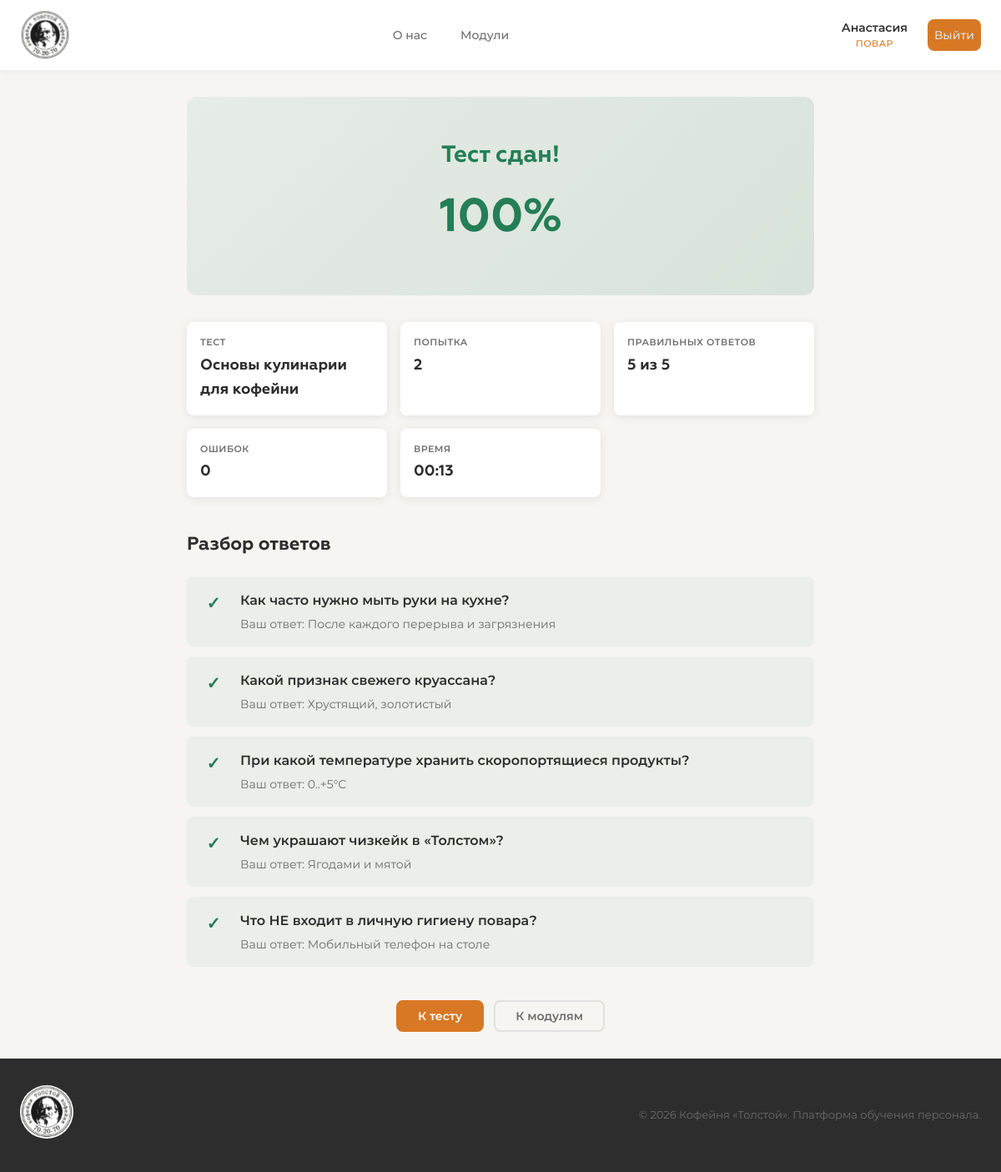
Screenshot of /testing/result/10/ (signed in) with the database file from the repository.
### accounts/models.py (models this page shows, shortened)
class User(AbstractUser):
    ROLE_CHOICES = [
        ('trainee_barista', 'Стажёр-бариста'),
        ('barista', 'Бариста'),
        ('senior_barista', 'Старший бариста'),
        ('cook', 'Повар'),
        ('manager', 'Менеджер'),
        ('admin', 'Администратор'),
    ]
    role = models.CharField(
        max_length=20,
        choices=ROLE_CHOICES,
        default='trainee_barista',
        verbose_name='Роль'
    )
    must_change_password = models.BooleanField(
        default=True,
        verbose_name='Требуется смена пароля'
    )
    avatar = models.ImageField(
        upload_to='avatars/',
        blank=True,
        null=True,
        verbose_name='Аватар'
    )
    phone = models.CharField(
        max_length=20,
        blank=True,
        verbose_name='Телефон'
    )
    bio = models.TextField(
        blank=True,
        verbose_name='О себе'
    )
    date_hired = models.DateField(
        blank=True,
        null=True,
        verbose_name='Дата приёма на работу'
    )
    class Meta:
        verbose_name = 'Пользователь'
        verbose_name_plural = 'Пользователи'
    @property
    def is_admin(self):
        return self.role == 'admin' or self.is_superuser
    def get_role_display_short(self):
        role_map = {
            'trainee_barista': 'Стажёр',
            'barista': 'Бариста',
            'senior_barista': 'Ст. бариста',
            'cook': 'Повар',
            'manager': 'Менеджер',
            'admin': 'Админ',
        }
        return role_map.get(self.role, self.role)

### testing/models.py (models this page shows, shortened)
class TestAttempt(models.Model):
    user = models.ForeignKey(
        settings.AUTH_USER_MODEL,
        on_delete=models.CASCADE,
        related_name='test_attempts',
        verbose_name='Пользователь'
    )
    test = models.ForeignKey(
        Test,
        on_delete=models.CASCADE,
        related_name='attempts',
        verbose_name='Тест'
    )
    attempt_number = models.PositiveIntegerField(
        default=1,
        verbose_name='Номер попытки'
    )
    score = models.FloatField(default=0, verbose_name='Результат (%)')
    total_questions = models.PositiveIntegerField(default=0, verbose_name='Всего вопросов')
    correct_answers = models.PositiveIntegerField(default=0, verbose_name='Правильных ответов')
    is_passed = models.BooleanField(default=False, verbose_name='Сдан')
    is_completed = models.BooleanField(default=False, verbose_name='Завершён')
    started_at = models.DateTimeField(auto_now_add=True, verbose_name='Начало')
    completed_at = models.DateTimeField(
        blank=True, null=True, verbose_name='Завершение'
    )
    locked_until = models.DateTimeField(
        blank=True, null=True, verbose_name='Заблокирован до'
    )
    class Meta:
        verbose_name = 'Попытка теста'
        verbose_name_plural = 'Попытки тестов'
        ordering = ['-started_at']
    @property
    def errors_count(self):
        return self.total_questions - self.correct_answers
    @property
    def time_spent(self):
        if self.completed_at and self.started_at:
            delta = self.completed_at - self.started_at
            total_seconds = int(delta.total_seconds())
            minutes = total_seconds // 60
            seconds = total_seconds % 60
            return f"{minutes:02d}:{seconds:02d}"
        return None

class Test(models.Model):
    module = models.OneToOneField(
        Module,
        on_delete=models.CASCADE,
        related_name='test',
        verbose_name='Модуль'
    )
    title = models.CharField(max_length=200, verbose_name='Название теста')
    description = models.TextField(blank=True, verbose_name='Описание')
    time_limit_minutes = models.PositiveIntegerField(
        default=30,
        verbose_name='Лимит времени (минуты)'
    )
    created_at = models.DateTimeField(auto_now_add=True)
    class Meta:
        verbose_name = 'Тест'
        verbose_name_plural = 'Тесты'

class UserAnswer(models.Model):
    attempt = models.ForeignKey(
        TestAttempt,
        on_delete=models.CASCADE,
        related_name='user_answers',
        verbose_name='Попытка'
    )
    question = models.ForeignKey(
        Question,
        on_delete=models.CASCADE,
        verbose_name='Вопрос'
    )
    selected_answer = models.ForeignKey(
        Answer,
        on_delete=models.CASCADE,
        verbose_name='Выбранный ответ'
    )
    is_correct = models.BooleanField(default=False, verbose_name='Правильно')
    class Meta:
        verbose_name = 'Ответ пользователя'
        verbose_name_plural = 'Ответы пользователей'
        unique_together = ['attempt', 'question']

class Question(models.Model):
    test = models.ForeignKey(
        Test,
        on_delete=models.CASCADE,
        related_name='questions',
        verbose_name='Тест'
    )
    text = models.TextField(verbose_name='Текст вопроса')
    order = models.PositiveIntegerField(default=0, verbose_name='Порядок')
    class Meta:
        verbose_name = 'Вопрос'
        verbose_name_plural = 'Вопросы'
        ordering = ['order']

class Answer(models.Model):
    question = models.ForeignKey(
        Question,
        on_delete=models.CASCADE,
        related_name='answers',
        verbose_name='Вопрос'
    )
    text = models.CharField(max_length=500, verbose_name='Текст ответа')
    is_correct = models.BooleanField(default=False, verbose_name='Правильный')
    class Meta:
        verbose_name = 'Ответ'
        verbose_name_plural = 'Ответы'

### testing/views.py (the view)
# urls.py: path('result/<int:attempt_id>/', views.test_result_view, name='test_result'),
@login_required
def test_result_view(request, attempt_id):
    attempt = get_object_or_404(TestAttempt, id=attempt_id)
    if attempt.user != request.user and not request.user.is_admin:
        return redirect('training:modules')
    user_answers = attempt.user_answers.select_related(
        'question', 'selected_answer'
    ).all()
    context = {
        'attempt': attempt,
        'user_answers': user_answers,
    }
    return render(request, 'testing/test_result.html', context)

### testing/templates/testing/test_result.html (shortened to what this page needs)
{% extends "base.html" %}
{% block content %}
<div class="container container-narrow">
    <div class="test-result-page">
        <div class="result-hero {% if attempt.is_passed %}result-passed{% else %}result-failed{% endif %}">
            <h1 class="result-title">
                {% if attempt.is_passed %}Тест сдан!{% else %}Тест не сдан{% endif %}
            </h1>
            <div class="result-score-large">{{ attempt.score|floatformat:0 }}%</div>
        </div>
        <div class="result-details">
            <div class="result-detail-item">
                <span class="detail-label">Тест</span>
                <span class="detail-value">{{ attempt.test.title }}</span>
            </div>
            <div class="result-detail-item">
                <span class="detail-label">Попытка</span>
                <span class="detail-value">{{ attempt.attempt_number }}</span>
            </div>
            <div class="result-detail-item">
                <span class="detail-label">Правильных ответов</span>
                <span class="detail-value">{{ attempt.correct_answers }} из {{ attempt.total_questions }}</span>
            </div>
            <div class="result-detail-item">
                <span class="detail-label">Ошибок</span>
                <span class="detail-value">{{ attempt.errors_count }}</span>
            </div>
            {% if attempt.time_spent %}
            <div class="result-detail-item">
                <span class="detail-label">Время</span>
                <span class="detail-value">{{ attempt.time_spent }}</span>
            </div>
            {% endif %}
        </div>
        <div class="result-answers">
            <h2 class="section-title">Разбор ответов</h2>
            {% for ua in user_answers %}
            <div class="answer-review {% if ua.is_correct %}correct{% else %}incorrect{% endif %}">
                <div class="review-status">
                    {% if ua.is_correct %}✓{% else %}✗{% endif %}
                </div>
                <div class="review-content">
                    <p class="review-question">{{ ua.question.text }}</p>
                    <p class="review-answer">Ваш ответ: {{ ua.selected_answer.text }}</p>
                </div>
            </div>
            {% endfor %}
        </div>
        <div class="result-actions">
            <a href="{% url 'testing:test_start' attempt.test.module.id %}" class="btn btn-primary">К тесту</a>
            <a href="{% url 'training:modules' %}" class="btn btn-outline">К модулям</a>
        </div>
    </div>
</div>
{% endblock %}

### templates/base.html (shortened to what this page needs)
{% load static %}
<!DOCTYPE html>
<html lang="ru">
<head>
    <link rel="stylesheet" href="{% static 'css/style.css' %}">
</head>
<body>
    {% if user.is_authenticated and not user.must_change_password or user.is_admin %}
    <nav class="navbar">
        <div class="nav-container">
            <a href="{% url 'training:about' %}" class="nav-logo">
                <img src="{% static "images/logo.svg" %}" class="logo-img">
            </a>
            <div class="nav-links" id="nav-links">
                <a href="{% url 'training:about' %}" class="nav-link {% if request.resolver_match.url_name == 'about' %}active{% endif %}">
                    О нас
                </a>
                <a href="{% url 'training:modules' %}" class="nav-link {% if 'modules' in request.path or 'lessons' in request.path %}active{% endif %}">
                    Модули
                </a>
            </div>
            <div class="nav-user" id="nav-user">
                <a href="{% url 'accounts:profile' %}" class="user-btn">
                    <span class="user-name">{{ user.first_name|default:user.username }}</span>
                    <span class="user-role">{{ user.get_role_display_short }}</span>
                </a>
                <a href="{% url 'accounts:logout' %}" class="logout-btn" title="Выйти">
                    Выйти
                </a>
            </div>
        </div>
    </nav>
    {% endif %}
    <main class="main-content">
        {% block content %}{% endblock %}
    </main>
    {% if user.is_authenticated and not user.must_change_password or user.is_admin %}
    <footer class="footer">
        <div class="footer-container">
            <div class="footer-brand">
                <img src="{% static "images/logo.svg" %}" class="logo-img-footer">
            </div>
            <p class="footer-text">© 2026 Кофейня «Толстой». Платформа обучения персонала.</p>
        </div>
    </footer>
    {% endif %}
</body>
</html>

### rows the page displays
User: first_name "Анастасия", get_role_display_short "ПОВАР"
TestAttempt: score "100", test "Основы кулинарии для кофейни", attempt_number "2", correct_answers "5", total_questions "5", errors_count "0", time_spent "00:13"
UserAnswer: question.text "Как часто нужно мыть руки на кухне?", selected_answer.text "После каждого перерыва и загрязнения"
UserAnswer: question.text "Какой признак свежего круассана?", selected_answer.text "Хрустящий, золотистый"
UserAnswer: question.text "При какой температуре хранить скоропортящиеся продукты?", selected_answer.text "0..+5°C"
UserAnswer: question.text "Чем украшают чизкейк в «Толстом»?", selected_answer.text "Ягодами и мятой"
UserAnswer: question.text "Что НЕ входит в личную гигиену повара?", selected_answer.text "Мобильный телефон на столе"
